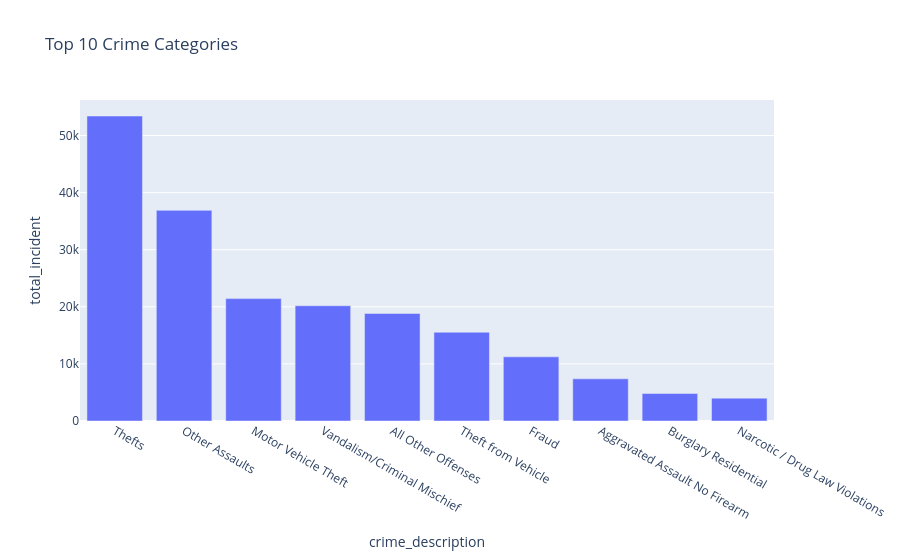

The cell this chart's notebook holds for it:
### Code cell
import plotly.express as px

fig = px.bar(
    top_crime.head(10),
    x="crime_description",
    y="total_incident",
    title="Top 10 Crime Categories"
)

fig.show()

### Figure 1 — Plotly figure (JSON) as saved in the notebook; plotly's stock layout.template omitted (floating-point values rounded to 4 significant figures)
{"data": [{"hovertemplate": "crime_description=%{x}<br>total_incident=%{y}<extra></extra>", "legendgroup": "", "marker": {"color": "#636efa", "pattern": {"shape": ""}}, "name": "", "orientation": "v", "showlegend": false, "textposition": "auto", "type": "bar", "x": ["Thefts", "Other Assaults", "Motor Vehicle Theft", "Vandalism/Criminal Mischief", "All Other Offenses", "Theft from Vehicle", "Fraud", "Aggravated Assault No Firearm", "Burglary Residential", "Narcotic / Drug Law Violations"], "xaxis": "x", "y": [53406, 36887, 21433, 20189, 18829, 15548, 11233, 7386, 4815, 4005], "yaxis": "y"}], "layout": {"barmode": "relative", "legend": {"tracegroupgap": 0}, "title": {"text": "Top 10 Crime Categories"}, "xaxis": {"anchor": "y", "domain": [0, 1], "title": {"text": "crime_description"}}, "yaxis": {"anchor": "x", "domain": [0, 1], "title": {"text": "total_incident"}}}}
